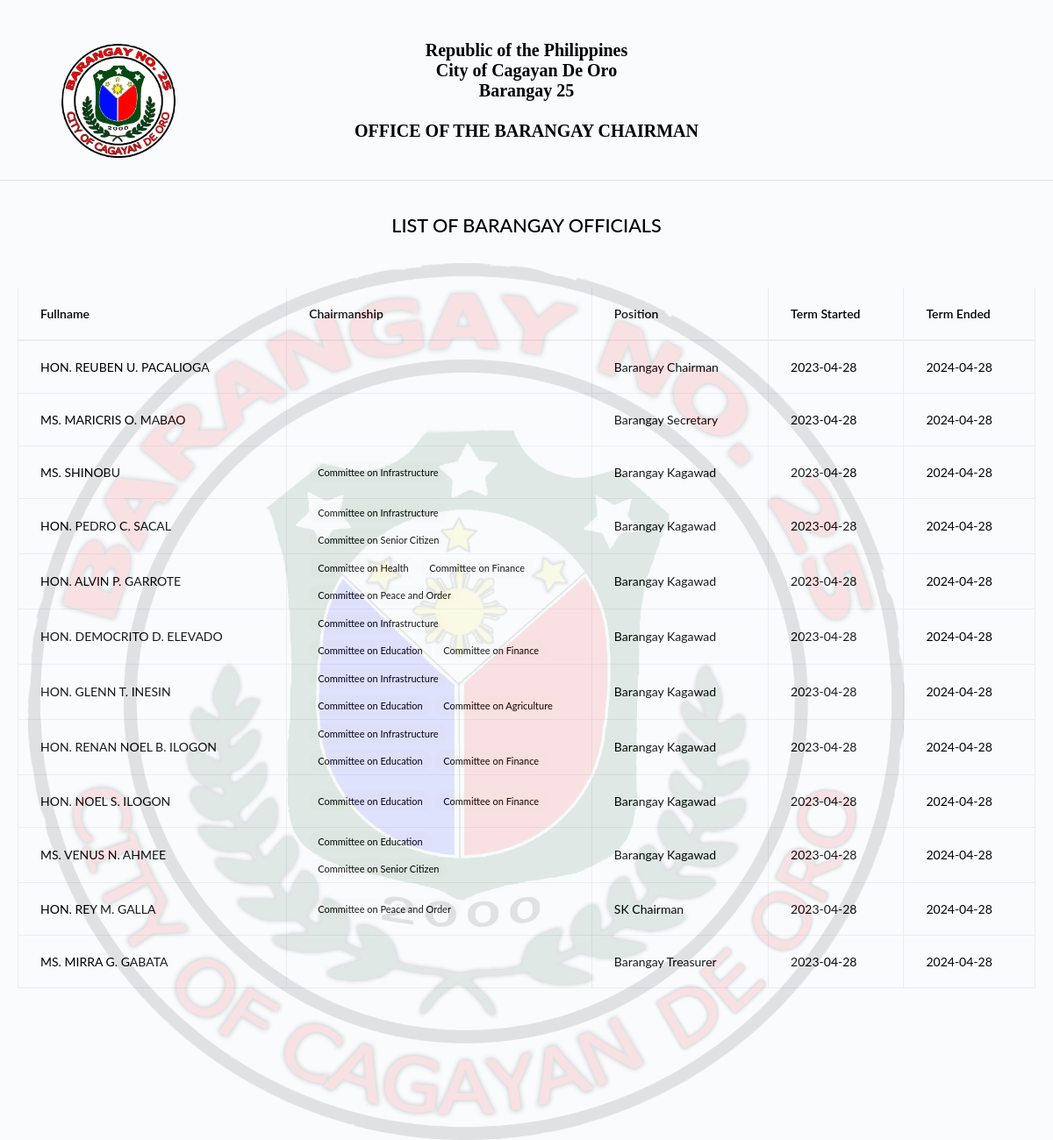
Page /generate_officials.php (signed in) on the earlier database version.
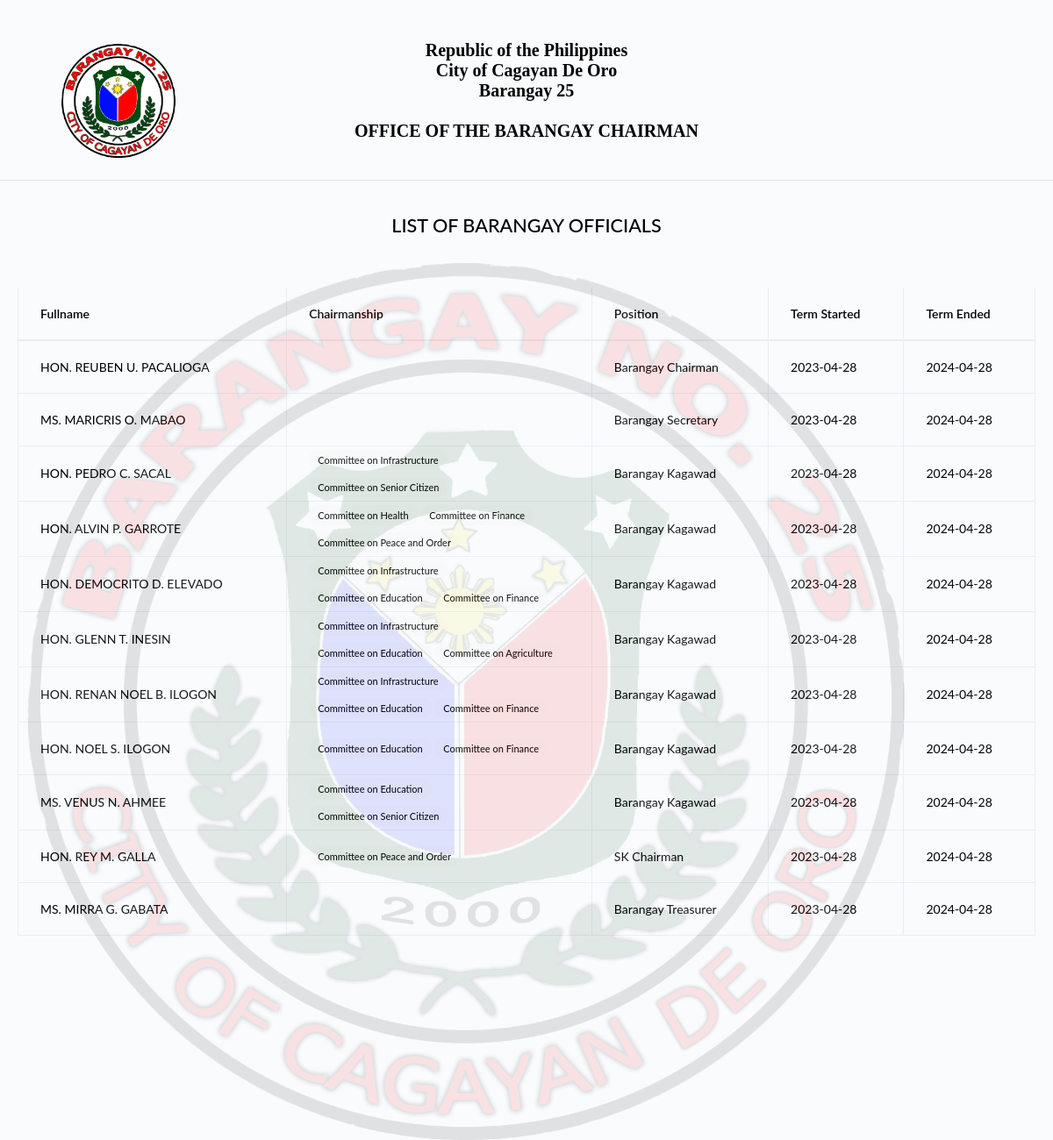
Same page on the later database version.
### tables this page shows
CREATE TABLE `tblbrgy_info` (
  `id_brgy_info` int(11) NOT NULL,
  `province` varchar(100) DEFAULT NULL,
  `town` varchar(100) DEFAULT NULL,
  `brgy_name` varchar(50) DEFAULT NULL,
  `contact_number` varchar(50) DEFAULT NULL,
  `dashboard_text` text DEFAULT NULL,
  `image` varchar(200) DEFAULT NULL,
  `city_logo` varchar(100) DEFAULT NULL,
  `brgy_logo` varchar(100) DEFAULT NULL
);

CREATE TABLE `tblofficials` (
  `id_officials` int(11) NOT NULL,
  `honorifics` varchar(10) DEFAULT NULL,
  `name` varchar(50) DEFAULT NULL,
  `id_position` varchar(50) DEFAULT NULL,
  `termstart` date DEFAULT NULL,
  `termend` date DEFAULT NULL,
  `status` varchar(20) DEFAULT NULL,
  `archive` int(5) DEFAULT NULL COMMENT '0-NO; 1-YES;'
);

CREATE TABLE `tblposition` (
  `id_position` int(11) NOT NULL,
  `position` varchar(50) DEFAULT NULL,
  `order` int(11) DEFAULT NULL
);

CREATE TABLE `tblofficials_chairmanships` (
  `id_officials_chairmanship` int(11) NOT NULL,
  `id_officials` int(11) NOT NULL,
  `id_chairmanship` int(11) NOT NULL
);

CREATE TABLE `tblchairmanship` (
  `id_chairmanship` int(11) NOT NULL,
  `title` varchar(100) DEFAULT NULL
);

### model/fetch_brgy_info.php (called while the page is built, shortened)
<?php
    $query = "SELECT * FROM tblbrgy_info";
    $result = $conn->query($query);
	$row = $result->fetch_assoc();
	if($row){
		$town	     = $row['town'];
		$brgy 		 = $row['brgy_name'];
		$brgy_logo	 = $row['brgy_logo'];
	}
?>

### generate_officials.php (the view, shortened to what this page needs)
<?php include 'server/server.php' ?>
<?php include 'model/fetch_brgy_info.php' ?>
<?php
$query = "SELECT * FROM tblofficials JOIN tblposition ON tblposition.id_position=tblofficials.id_position WHERE `archive` = '0' ORDER BY tblposition.id_position ASC ";
$result = $conn->query($query);
$current_officials = array();
while ($row = $result->fetch_assoc()) {
    $current_officials[] = $row;
}
?>
<!DOCTYPE html>
<html>
<head>
    <?php include 'templates/header.php' ?>
</head>
<body onload="window.print()">
    <div class="container">
        <div class="row" id="cont">
            <img id="brgylogo" style="width:130px; height: 130px;" src="assets/uploads/<?= $brgy_logo ?>" class="img-fluid" />
            <img id="bg-brgylogo" src="assets/uploads/<?= $brgy_logo ?>" />
            <div class="col-12 p-3 text-center" id="head">
                <p class="fw-bold" style="font-size: 20px; font-family: Book Antiqua; line-height: 23px;">Republic of the Philippines<br>City of <?= ucwords($town) ?><br><?= ucwords($brgy) ?><br><br>OFFICE OF THE BARANGAY CHAIRMAN</p>
                <br>
                <br>
            </div>
        </div>
    </div>
    <hr>
    <div class="card-body">
        <div class="container mb-5">
            <div class="row">
                <div class="col text-center">
                    <h2><?= strtoupper('List of Barangay Officials') ?></h2>
                </div>
            </div>
        </div>
        <div class="table-responsive">
            <table id="residenttable" class="display table table-bordered">
                <thead>
                    <tr>
                        <th scope="col">Fullname</th>
                        <th scope="col">Chairmanship</th>
                        <th scope="col">Position</th>
                        <th scope="col">Term Started</th>
                        <th scope="col">Term Ended</th>
                    </tr>
                </thead>
                <tbody>
                    <?php if (!empty($current_officials)) : ?>
                        <?php foreach ($current_officials as $row) : ?>
                            <tr>
                                <td class="text-uppercase"><?= $row['honorifics'] ?> <?= $row['name'] ?></td>
                                <td style="width: 30%;">
                                    <?php
                                    $id_official = $row['id_officials'];
                                    $query_get_chair = "SELECT * FROM tblofficials_chairmanships JOIN tblchairmanship ON tblchairmanship.id_chairmanship=tblofficials_chairmanships.id_chairmanship WHERE `id_officials` = '$id_official'";
                                    $result_get_chair = $conn->query($query_get_chair);
                                    $get_chair = array();
                                    while ($chair_row = $result_get_chair->fetch_assoc()) {
                                        $get_chair[] = $chair_row;
                                    }
                                    if (!empty($get_chair)) {
                                        foreach ($get_chair as $get_chair_row) {
                                    ?>
                                            <span class="badge badge-pill badge-light mt-1 mb-1" style="color: black;"><?= $get_chair_row['title'] ?></span>
                                    <?php
                                        }
                                    }
                                    ?>
                                </td>
                                <td><?= $row['position'] ?></td>
                                <td><?= $row['termstart'] ?></td>
                                <td><?= $row['termend'] ?></td>
                            </tr>
                        <?php endforeach ?>
                    <?php else : ?>
                        <tr>
                            <td colspan="5" class="text-center">No Available Data</td>
                        </tr>
                    <?php endif ?>
                </tbody>
            </table>
        </div>
    </div>
    <?php include 'templates/footer.php' ?>
</body>
</html>

### templates/header.php (shortened to what this page needs)
<link rel="stylesheet" href="assets/css/bootstrap.min.css">
<link rel="stylesheet" href="assets/css/atlantis.css">
<link rel="stylesheet" href="assets/css/custom.css">

### templates/footer.php (shortened to what this page needs)
<link rel="stylesheet" href="https://ajax.googleapis.com/ajax/libs/jqueryui/1.13.2/themes/smoothness/jquery-ui.css">

### generate_officials.php (style rules this page uses)
body { color: black; }
#cont { position: relative; top: 0; left: 0; }
#head { position: relative; top: 30px; left: 0; }
#brgylogo { position: absolute; top: 50px; left: 40px; }
#bg-brgylogo { position: absolute; top: 300px; left: 1px; width: 1000px; height: 1000px; opacity: 0.1; }
p { padding: 0px; margin: 0px; }
table, td, th { border: 1px solid; }

Differences in the rows shown:
removed tblofficials: honorifics "MS.", name "SHINOBU", id_position.position "Barangay Kagawad", termstart "2023-04-28", termend "2024-04-28"
no longer on this page (row unchanged): tblofficials_chairmanships: id_chairmanship.title "Committee on Infrastructure", shown under "MS."
